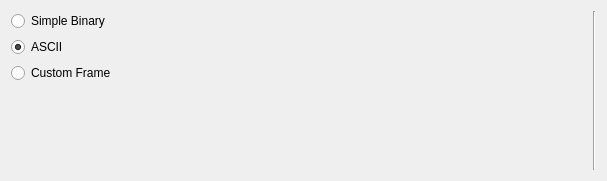
<?xml version="1.0" encoding="UTF-8"?>
<ui version="4.0">
 <class>DataFormatPanel</class>
 <widget class="QWidget" name="DataFormatPanel">
  <property name="geometry">
   <rect>
    <x>0</x>
    <y>0</y>
    <width>607</width>
    <height>181</height>
   </rect>
  </property>
  <property name="windowTitle">
   <string>Data Format</string>
  </property>
  <layout class="QHBoxLayout" name="horizontalLayout">
   <item>
    <layout class="QVBoxLayout" name="vlRadioButtons">
     <item>
      <widget class="QRadioButton" name="rbBinary">
       <property name="toolTip">
        <string>Data is sent as consecutive samples in binary form. Syncing can be a problem.</string>
       </property>
       <property name="text">
        <string>Simple Binary</string>
       </property>
       <property name="checked">
        <bool>false</bool>
       </property>
      </widget>
     </item>
     <item>
      <widget class="QRadioButton" name="rbAscii">
       <property name="toolTip">
        <string>Data is sent in the form of ASCII text as comma seperated values. Easy to implement.</string>
       </property>
       <property name="text">
        <string>ASCII</string>
       </property>
       <property name="checked">
        <bool>true</bool>
       </property>
      </widget>
     </item>
     <item>
      <widget class="QRadioButton" name="rbFramed">
       <property name="toolTip">
        <string>Define a custom binary frame. Powerful.</string>
       </property>
       <property name="text">
        <string>Custom Frame</string>
       </property>
      </widget>
     </item>
     <item>
      <spacer name="verticalSpacer">
       <property name="orientation">
        <enum>Qt::Vertical</enum>
       </property>
       <property name="sizeHint" stdset="0">
        <size>
         <width>20</width>
         <height>40</height>
        </size>
       </property>
      </spacer>
     </item>
    </layout>
   </item>
   <item>
    <widget class="Line" name="line">
     <property name="orientation">
      <enum>Qt::Vertical</enum>
     </property>
    </widget>
   </item>
  </layout>
 </widget>
 <resources/>
 <connections/>
</ui>
